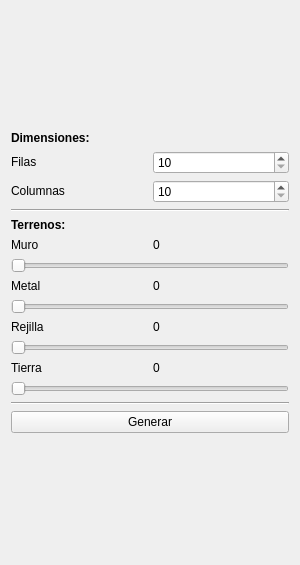
<?xml version="1.0" encoding="UTF-8"?>
<ui version="4.0">
 <class>MapOptions</class>
 <widget class="QWidget" name="MapOptions">
  <property name="geometry">
   <rect>
    <x>0</x>
    <y>0</y>
    <width>300</width>
    <height>565</height>
   </rect>
  </property>
  <property name="sizePolicy">
   <sizepolicy hsizetype="Maximum" vsizetype="Maximum">
    <horstretch>0</horstretch>
    <verstretch>0</verstretch>
   </sizepolicy>
  </property>
  <property name="minimumSize">
   <size>
    <width>300</width>
    <height>0</height>
   </size>
  </property>
  <property name="maximumSize">
   <size>
    <width>300</width>
    <height>16777215</height>
   </size>
  </property>
  <property name="windowTitle">
   <string>Form</string>
  </property>
  <layout class="QGridLayout" name="gridLayout_2">
   <item row="0" column="0">
    <layout class="QGridLayout" name="gridLayout">
     <property name="sizeConstraint">
      <enum>QLayout::SetMaximumSize</enum>
     </property>
     <item row="14" column="0" colspan="2">
      <widget class="QPushButton" name="generar_Boton">
       <property name="text">
        <string>Generar</string>
       </property>
      </widget>
     </item>
     <item row="2" column="0">
      <widget class="QLabel" name="label_3">
       <property name="sizePolicy">
        <sizepolicy hsizetype="Preferred" vsizetype="Fixed">
         <horstretch>0</horstretch>
         <verstretch>0</verstretch>
        </sizepolicy>
       </property>
       <property name="text">
        <string>Columnas</string>
       </property>
      </widget>
     </item>
     <item row="7" column="1">
      <widget class="QLabel" name="metal_label">
       <property name="sizePolicy">
        <sizepolicy hsizetype="Preferred" vsizetype="Fixed">
         <horstretch>0</horstretch>
         <verstretch>0</verstretch>
        </sizepolicy>
       </property>
       <property name="text">
        <string>0</string>
       </property>
      </widget>
     </item>
     <item row="5" column="0">
      <widget class="QLabel" name="label_5">
       <property name="sizePolicy">
        <sizepolicy hsizetype="Preferred" vsizetype="Fixed">
         <horstretch>0</horstretch>
         <verstretch>0</verstretch>
        </sizepolicy>
       </property>
       <property name="text">
        <string>Muro</string>
       </property>
      </widget>
     </item>
     <item row="9" column="0">
      <widget class="QLabel" name="label_9">
       <property name="sizePolicy">
        <sizepolicy hsizetype="Preferred" vsizetype="Fixed">
         <horstretch>0</horstretch>
         <verstretch>0</verstretch>
        </sizepolicy>
       </property>
       <property name="text">
        <string>Rejilla</string>
       </property>
      </widget>
     </item>
     <item row="9" column="1">
      <widget class="QLabel" name="rejilla_label">
       <property name="sizePolicy">
        <sizepolicy hsizetype="Preferred" vsizetype="Fixed">
         <horstretch>0</horstretch>
         <verstretch>0</verstretch>
        </sizepolicy>
       </property>
       <property name="text">
        <string>0</string>
       </property>
      </widget>
     </item>
     <item row="11" column="1">
      <widget class="QLabel" name="tierra_label">
       <property name="sizePolicy">
        <sizepolicy hsizetype="Preferred" vsizetype="Fixed">
         <horstretch>0</horstretch>
         <verstretch>0</verstretch>
        </sizepolicy>
       </property>
       <property name="text">
        <string>0</string>
       </property>
      </widget>
     </item>
     <item row="1" column="1">
      <widget class="QSpinBox" name="spin_rows">
       <property name="minimum">
        <number>10</number>
       </property>
       <property name="maximum">
        <number>1000</number>
       </property>
      </widget>
     </item>
     <item row="5" column="1">
      <widget class="QLabel" name="muro_label">
       <property name="sizePolicy">
        <sizepolicy hsizetype="Preferred" vsizetype="Fixed">
         <horstretch>0</horstretch>
         <verstretch>0</verstretch>
        </sizepolicy>
       </property>
       <property name="text">
        <string>0</string>
       </property>
      </widget>
     </item>
     <item row="7" column="0">
      <widget class="QLabel" name="label_7">
       <property name="sizePolicy">
        <sizepolicy hsizetype="Preferred" vsizetype="Fixed">
         <horstretch>0</horstretch>
         <verstretch>0</verstretch>
        </sizepolicy>
       </property>
       <property name="text">
        <string>Metal</string>
       </property>
      </widget>
     </item>
     <item row="0" column="0" colspan="2">
      <widget class="QLabel" name="label">
       <property name="sizePolicy">
        <sizepolicy hsizetype="Preferred" vsizetype="Fixed">
         <horstretch>0</horstretch>
         <verstretch>0</verstretch>
        </sizepolicy>
       </property>
       <property name="text">
        <string>&lt;html&gt;&lt;head/&gt;&lt;body&gt;&lt;p&gt;&lt;span style=&quot; font-weight:600;&quot;&gt;Dimensiones:&lt;/span&gt;&lt;/p&gt;&lt;/body&gt;&lt;/html&gt;</string>
       </property>
      </widget>
     </item>
     <item row="1" column="0">
      <widget class="QLabel" name="label_2">
       <property name="sizePolicy">
        <sizepolicy hsizetype="Preferred" vsizetype="Fixed">
         <horstretch>0</horstretch>
         <verstretch>0</verstretch>
        </sizepolicy>
       </property>
       <property name="text">
        <string>Filas</string>
       </property>
      </widget>
     </item>
     <item row="2" column="1">
      <widget class="QSpinBox" name="spin_cols">
       <property name="minimum">
        <number>10</number>
       </property>
       <property name="maximum">
        <number>1000</number>
       </property>
      </widget>
     </item>
     <item row="13" column="0" colspan="2">
      <widget class="Line" name="line">
       <property name="orientation">
        <enum>Qt::Horizontal</enum>
       </property>
      </widget>
     </item>
     <item row="11" column="0">
      <widget class="QLabel" name="label_11">
       <property name="sizePolicy">
        <sizepolicy hsizetype="Preferred" vsizetype="Fixed">
         <horstretch>0</horstretch>
         <verstretch>0</verstretch>
        </sizepolicy>
       </property>
       <property name="text">
        <string>Tierra</string>
       </property>
      </widget>
     </item>
     <item row="3" column="0" colspan="2">
      <widget class="Line" name="line_2">
       <property name="orientation">
        <enum>Qt::Horizontal</enum>
       </property>
      </widget>
     </item>
     <item row="4" column="0" colspan="2">
      <widget class="QLabel" name="label_4">
       <property name="sizePolicy">
        <sizepolicy hsizetype="Preferred" vsizetype="Fixed">
         <horstretch>0</horstretch>
         <verstretch>0</verstretch>
        </sizepolicy>
       </property>
       <property name="text">
        <string>&lt;html&gt;&lt;head/&gt;&lt;body&gt;&lt;p&gt;&lt;span style=&quot; font-weight:600;&quot;&gt;Terrenos:&lt;/span&gt;&lt;/p&gt;&lt;/body&gt;&lt;/html&gt;</string>
       </property>
       <property name="textFormat">
        <enum>Qt::AutoText</enum>
       </property>
      </widget>
     </item>
     <item row="6" column="0" colspan="2">
      <widget class="QSlider" name="muro_slider">
       <property name="maximum">
        <number>50</number>
       </property>
       <property name="orientation">
        <enum>Qt::Horizontal</enum>
       </property>
      </widget>
     </item>
     <item row="8" column="0" colspan="2">
      <widget class="QSlider" name="metal_slider">
       <property name="maximum">
        <number>50</number>
       </property>
       <property name="orientation">
        <enum>Qt::Horizontal</enum>
       </property>
      </widget>
     </item>
     <item row="10" column="0" colspan="2">
      <widget class="QSlider" name="rejilla_slider">
       <property name="maximum">
        <number>50</number>
       </property>
       <property name="orientation">
        <enum>Qt::Horizontal</enum>
       </property>
      </widget>
     </item>
     <item row="12" column="0" colspan="2">
      <widget class="QSlider" name="tierra_slider">
       <property name="maximum">
        <number>50</number>
       </property>
       <property name="orientation">
        <enum>Qt::Horizontal</enum>
       </property>
      </widget>
     </item>
    </layout>
   </item>
  </layout>
 </widget>
 <resources/>
 <connections>
  <connection>
   <sender>metal_slider</sender>
   <signal>valueChanged(int)</signal>
   <receiver>metal_label</receiver>
   <slot>setNum(int)</slot>
   <hints>
    <hint type="sourcelabel">
     <x>74</x>
     <y>269</y>
    </hint>
    <hint type="destinationlabel">
     <x>108</x>
     <y>239</y>
    </hint>
   </hints>
  </connection>
  <connection>
   <sender>muro_slider</sender>
   <signal>valueChanged(int)</signal>
   <receiver>muro_label</receiver>
   <slot>setNum(int)</slot>
   <hints>
    <hint type="sourcelabel">
     <x>74</x>
     <y>209</y>
    </hint>
    <hint type="destinationlabel">
     <x>108</x>
     <y>179</y>
    </hint>
   </hints>
  </connection>
  <connection>
   <sender>tierra_slider</sender>
   <signal>valueChanged(int)</signal>
   <receiver>tierra_label</receiver>
   <slot>setNum(int)</slot>
   <hints>
    <hint type="sourcelabel">
     <x>74</x>
     <y>389</y>
    </hint>
    <hint type="destinationlabel">
     <x>108</x>
     <y>359</y>
    </hint>
   </hints>
  </connection>
  <connection>
   <sender>rejilla_slider</sender>
   <signal>valueChanged(int)</signal>
   <receiver>rejilla_label</receiver>
   <slot>setNum(int)</slot>
   <hints>
    <hint type="sourcelabel">
     <x>74</x>
     <y>329</y>
    </hint>
    <hint type="destinationlabel">
     <x>108</x>
     <y>299</y>
    </hint>
   </hints>
  </connection>
 </connections>
</ui>
